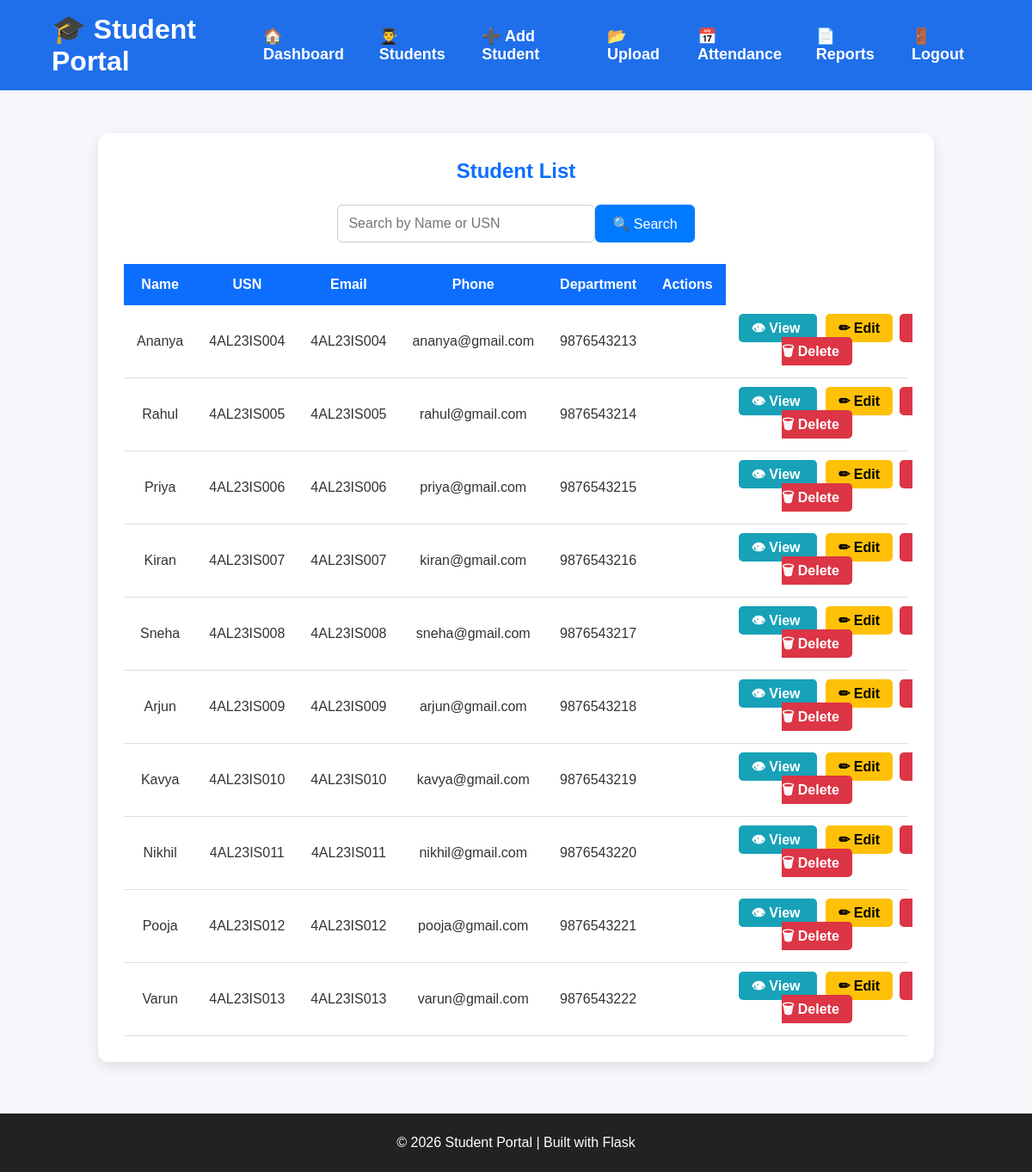
Page /students (signed in) on the committed database.
### tables this page shows
CREATE TABLE students(
        id INTEGER PRIMARY KEY AUTOINCREMENT,
        name TEXT NOT NULL,
        password TEXT NOT NULL,
        usn TEXT NOT NULL UNIQUE,
        email TEXT NOT NULL,
        phone TEXT NOT NULL,
        department TEXT NOT NULL,
        photo TEXT 
    );

### app.py (the view)
@app.route("/students")
@login_required
def student_list():
    search = request.args.get("search", "").strip()
    try:
        if search:
            students = search_students(search)
        else:
            students = get_students()
    except Exception as e:
        flash(f"Error fetching students: {str(e)}", "error")
        students = []
    return render_template(
        "students.html",
        students=students
    )

### app.py (called while the page is built)
def login_required(f):
    @wraps(f)
    def decorated_function(*args, **kwargs):
        if "admin" not in session:
            flash("Please login first.", "error")
            return redirect(url_for("home"))
        return f(*args, **kwargs)
    return decorated_function

### database.py (called while the page is built)
def connect_db():
    connection = sqlite3.connect("students.db")
    return connection

def get_students():
    connection = connect_db()
    cursor = connection.cursor()
    cursor.execute("SELECT * FROM students")
    students = cursor.fetchall()
    connection.close()
    return students

### templates/students.html
{% extends "base.html" %}
{% block content %}
<section class="student-section">
    <div class="student-container">
        <h2>Student List</h2>
        <table>
            <thead>
                <tr>
                    <th>Name</th>
                    <th>USN</th>
                    <th>Email</th>
                    <th>Phone</th>
                    <th>Department</th>
                    <th>Actions</th>
                </tr>
            </thead>
            <tbody>
                {% for student in students %}
                <tr>
                <td>{{ student[1] }}</td>
                <td>{{ student[2] }}</td>
                <td>{{ student[3] }}</td>
                <td>{{ student[4] }}</td>
                <td>{{ student[5] }}</td>
                <td>
              <td>
            <a href="/student/{{ student[0] }}" class="view-btn">
                👁 View
            </a>
            <a href="/edit-student/{{ student[0] }}" class="edit-btn">
                ✏ Edit
            </a>
            <a href="/delete-student/{{ student[0] }}"
            class="delete-btn"
            onclick="return confirm('Are you sure?')">
            🗑 Delete
            </a>
        </td>
                {% endfor %}
            </tbody>
            <div class="search-box">
                <form action="/students" method="GET">
                    <input
                        type="text"
                        name="search"
                        placeholder="Search by Name or USN"
                    >
                    <button type="submit">
                        🔍 Search
                    </button>
                </form>
            </div>
        </table>
    </div>
</section>
{% endblock %}

### templates/base.html (shortened to what this page needs)
<!DOCTYPE html>
<html lang="en">
<head>
    <link rel="stylesheet" href="{{ url_for('static', filename='css/style.css') }}">
</head>
<body>
<header>
    <div class="container">
        <div class="logo">
            <h1>🎓 Student Portal</h1>
        </div>
        <nav>
            <ul>
                {% if session.admin %}
                    <li>
                        <a href="{{ url_for('dashboard') }}">
                            🏠 Dashboard
                        </a>
                    </li>
                    <li>
                        <a href="{{ url_for('student_list') }}">
                            👨‍🎓 Students
                        </a>
                    </li>
                    <li>
                        <a href="{{ url_for('add_student') }}">
                            ➕ Add Student
                        </a>
                    </li>
                    <li>
                        <a href="{{ url_for('upload_students') }}">
                            📂 Upload
                        </a>
                    </li>
                    <li>
                        <a href="{{ url_for('attendance') }}">
                            📅 Attendance
                        </a>
                    </li>
                    <li>
                        <a href="{{ url_for('attendance_report') }}">
                            📄 Reports
                        </a>
                    </li>
                    <li>
                        <a href="{{ url_for('logout') }}">
                            🚪 Logout
                        </a>
                    </li>
                {% endif %}
            </ul>
        </nav>
    </div>
</header>
<main>
    {% block content %}
    {% endblock %}
</main>
<footer>
    <p>
        © 2026 Student Portal | Built with Flask
    </p>
</footer>
</body>
</html>

### static/css/style.css (style rules this page uses)
* { margin:0; padding:0; box-sizing:border-box; }
body { font-family:Arial, Helvetica, sans-serif; background:#f5f7fb; color:#333; }
header { background:#0d6efd; color:white; padding:18px 0; }
.container { width:90%; margin:auto; display:flex; justify-content:space-between; align-items:center; }
.logo h1 { font-size:32px; }
nav ul { list-style:none; display:flex; gap:30px; }
nav a { color:white; text-decoration:none; font-size:18px; transition:.3s; }
footer { background:#222; color:white; text-align:center; padding:25px; margin-top:60px; }
.student-section { width:90%; margin:50px auto; }
.student-container { background:white; padding:30px; border-radius:10px; box-shadow:0 5px 15px rgba(0,0,0,0.1); }
.student-container h2 { text-align:center; color:#0d6efd; margin-bottom:20px; }
table { width:100%; border-collapse:collapse; }
th { background:#0d6efd; color:white; padding:15px; }
td { padding:15px; text-align:center; border-bottom:1px solid #ddd; }
.edit-btn { background:#ffc107; color:black; padding:8px 15px; border-radius:5px; text-decoration:none; font-weight:bold; }
.delete-btn { background:#dc3545; color:white; padding:8px 15px; border-radius:5px; text-decoration:none; font-weight:bold; margin-left:8px; }
.search-box { width:100%; margin:25px 0; display:flex; justify-content:center; }
.search-box form { display:flex; gap:10px; }
.search-box input { width:300px; padding:12px; border:1px solid #ccc; border-radius:6px; font-size:16px; }
.search-box button { padding:12px 20px; background:#007BFF; color:white; border:none; border-radius:6px; cursor:pointer; font-size:16px; }
.view-btn { background:#17a2b8; color:white; padding:8px 15px; border-radius:5px; text-decoration:none; font-weight:bold; margin-right:10px; }
.student-container { width:90%; margin:40px auto; background:#fff; padding:30px; border-radius:12px; box-shadow:0 5px 15px rgba(0,0,0,.1); }
.student-container h2 { text-align:center; color:#0d6efd; margin-bottom:25px; }
.student-container table { width:100%; border-collapse:collapse; }
.student-container table th { background:#0d6efd; color:white; padding:15px; }
.student-container table td { padding:15px; text-align:center; border-bottom:1px solid #ddd; }
header { background:#1f6feb; color:white; padding:15px 0; }
.logo h1 { margin:0; }
nav ul { list-style:none; display:flex; align-items:center; gap:25px; margin:0; padding:0; }
nav ul li { display:flex; align-items:center; }
nav ul li a { color:white; text-decoration:none; font-weight:600; transition:0.3s; }

### rows in the picture
students: name "Ananya", password "4AL23IS004", usn "4AL23IS004", email "ananya@gmail.com", phone "9876543213"
students: name "Rahul", password "4AL23IS005", usn "4AL23IS005", email "rahul@gmail.com", phone "9876543214"
students: name "Priya", password "4AL23IS006", usn "4AL23IS006", email "priya@gmail.com", phone "9876543215"
students: name "Kiran", password "4AL23IS007", usn "4AL23IS007", email "kiran@gmail.com", phone "9876543216"
students: name "Sneha", password "4AL23IS008", usn "4AL23IS008", email "sneha@gmail.com", phone "9876543217"
students: name "Arjun", password "4AL23IS009", usn "4AL23IS009", email "arjun@gmail.com", phone "9876543218"
students: name "Kavya", password "4AL23IS010", usn "4AL23IS010", email "kavya@gmail.com", phone "9876543219"
students: name "Nikhil", password "4AL23IS011", usn "4AL23IS011", email "nikhil@gmail.com", phone "9876543220"
students: name "Pooja", password "4AL23IS012", usn "4AL23IS012", email "pooja@gmail.com", phone "9876543221"
students: name "Varun", password "4AL23IS013", usn "4AL23IS013", email "varun@gmail.com", phone "9876543222"
